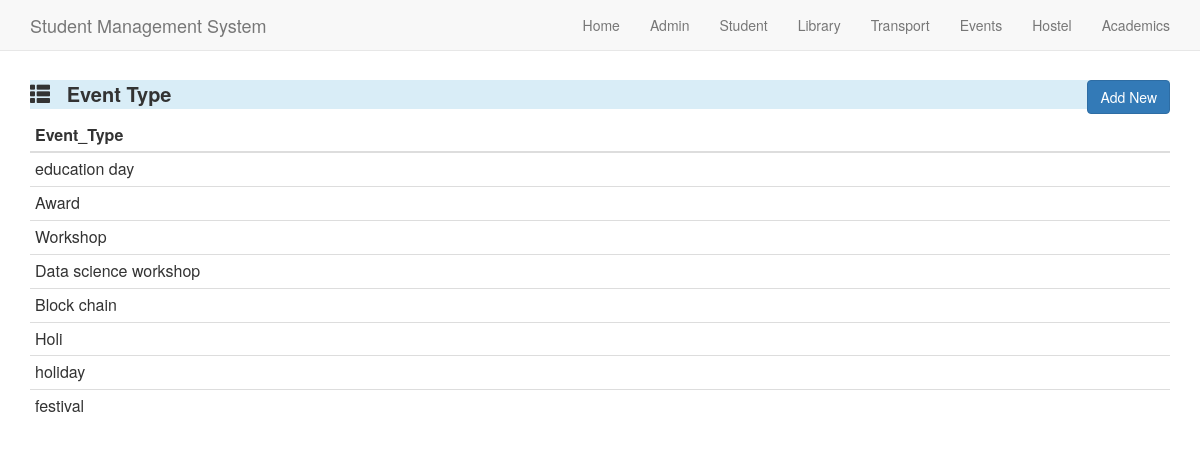
/eventtype/, run on the app's committed database.
### Events/models.py (models this page shows, shortened)
class Event_Type(models.Model):
    EventType=models.CharField(max_length=15)

### Events/views.py (the view)
# urls.py: url(r'^eventtype/$',eveview.getEventType,name='Event_Type'),
def getEventType(request):
    query =Event_Type.objects.all()
    type_list = []
    for q in query:
        temp_dict = {}
        temp_dict['EventType']= q.EventType
        type_list.append(temp_dict)
    context_dict = {'query':type_list}
    return render(request,'type.html',context_dict)

### Events/templates/type.html (shortened to what this page needs)
<html>
<head>
	<link rel="stylesheet" href="https://maxcdn.bootstrapcdn.com/bootstrap/3.3.7/css/bootstrap.min.css">
</head>
<body >
{% block content %}
  <nav class="navbar navbar-default navbar-fixed-top">
    <div class="container">
      <div class="navbar-header">
        <a class="navbar-brand" href="index.html">Student Management System</a>
      </div>
      <div class="collapse navbar-collapse" id="myNavbar">
        <ul class="nav navbar-nav navbar-right">
          <li><a href="/">Home</a></li>
          <li><a href="/admin">Admin</a></li>
          <li><a href="/student">Student</a></li>
          <li><a href="/library">Library</a></li>
          <li><a href="/transport">Transport</a></li>
          <li><a href="/events">Events</a></li>
          <li><a href="/hostel">Hostel</a></li>
          <li><a href="/academics">Academics</a></li>
        </ul>
      </div>
    </div>
  </nav>
 <br><br>
 <br>
 <br>
 <div class="container">
	<div class="row">
		<div class='col-md-12'>
			<p class="bg-info" style='font-size:20px;font-weight:bold;'>
				<span class="glyphicon glyphicon-th-list"></span>
				&nbsp;
				Event Type
				<a href="/addeventtype" button type="button" style="float: right" class="btn btn-primary">Add New</button></a>
			</p>
		</div>
	</div>
		<div class='row'>
		<div class='col-md-12'>
		<table class="table table-condensed">
			<thead>
		<tr>
			<th>Event_Type</th>
		</tr>
			</thead>
			<tbody>
			{% for q in query %}
		<tr>
			<td>{{q.EventType}}</td>
		</tr>
		{% endfor %}
	</tbody>
	</table>
		</div>
	</div>
</div>
{% endblock %}
</body>
</html>

### data on the page
Event_Type: EventType "education day"
Event_Type: EventType "Award"
Event_Type: EventType "Workshop"
Event_Type: EventType "Data science workshop"
Event_Type: EventType "Block chain"
Event_Type: EventType "Holi"
Event_Type: EventType "holiday"
Event_Type: EventType "festival"
